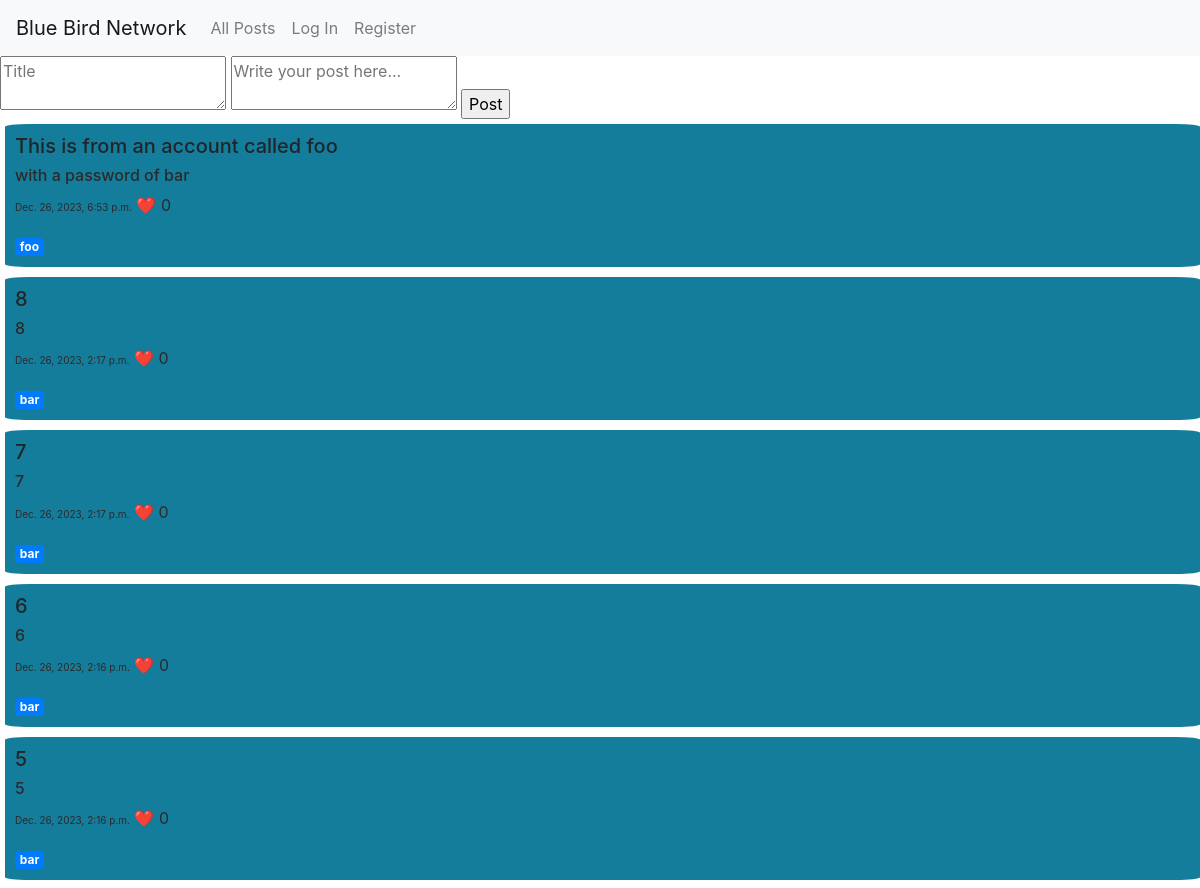
The app's page / (upper part), older data.
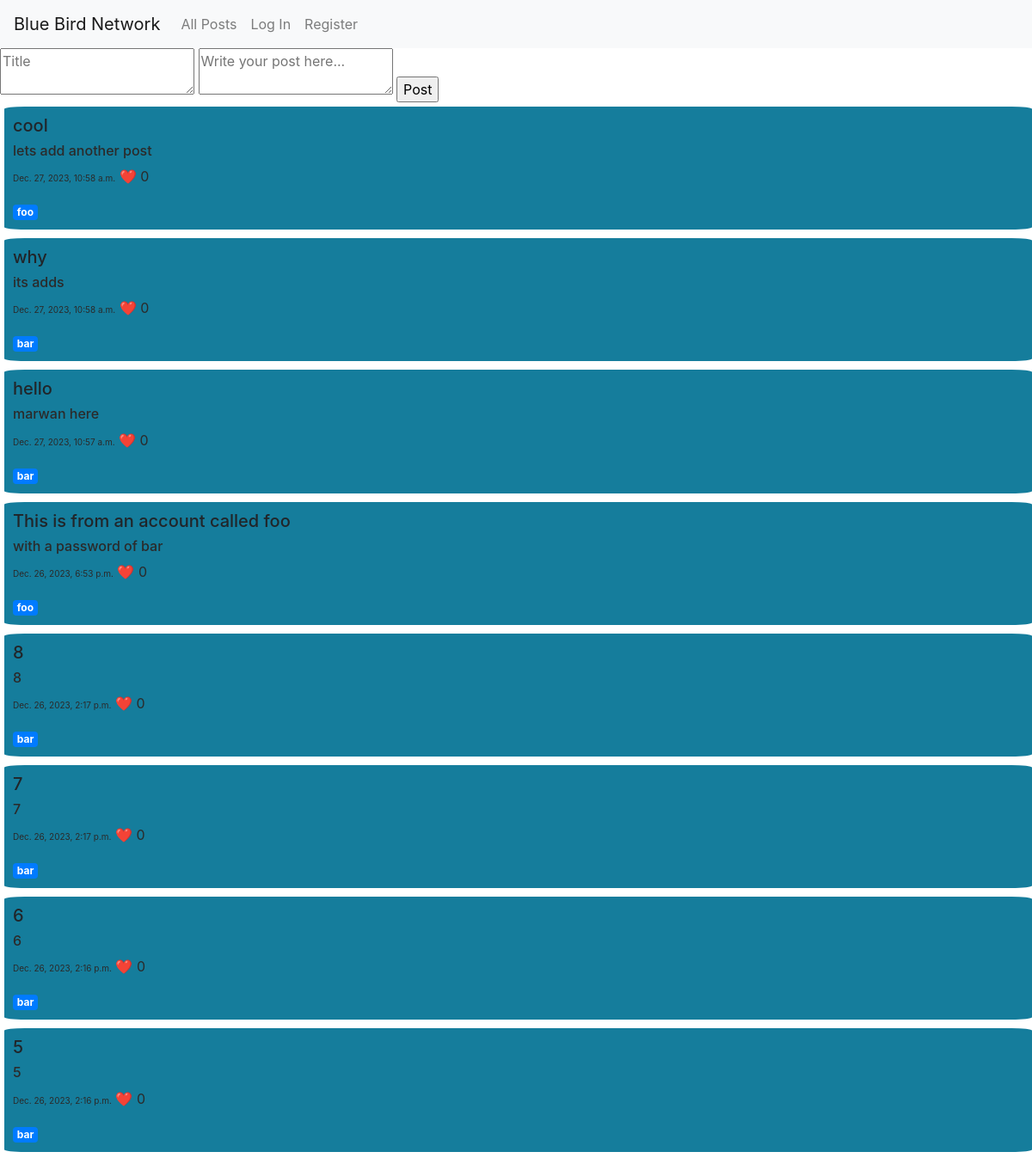
The same page, newer data.
### network/models.py (models this page shows, shortened)
class Tweet(models.Model):
    user = models.ForeignKey(User, on_delete=models.CASCADE, related_name= "user1")
    title = models.CharField(max_length=64)
    content = models.TextField()
    timestamp = models.DateTimeField(auto_now_add=True)
    likes = models.IntegerField(default = 0)

class User(AbstractUser):
    Following_M2M = models.ManyToManyField('self', symmetrical=False, blank=True)

### network/views.py (the view)
# urls.py: path("", views.index, name="index"),
def index(request):
    old_posts = Tweet.objects.all().order_by("-timestamp")
    return render(request, "network/index.html", {'old_posts': old_posts})

### network/templates/network/index.html (shortened to what this page needs)
{% extends "network/layout.html" %}
{% block body %}
    <html lang="en">
        <body>
            <form id="post-form" method="POST">
                <textarea id="title-content" name = "title" placeholder = "Title"></textarea>
                <textarea id="post-content" name="content" placeholder="Write your post here..."></textarea>
                <input style="margin-bottom: 5px; " id = "submit-post" type="submit" value="Post">
            </form>
            {% for post in old_posts %}
                <div id = "old_posts">
                    <h5>{{ post.title }}</h5>
                    <h6 style="color:rgb(43, 42, 42);">{{ post.content }}</h6>
                    <p style=" color:rgb(43, 42, 42);"><span style = "font-size: x-small;">{{ post.timestamp }}</span> ❤️ <span>{{ post.likes }}</span></p>
                    <a href="{% url 'smprofile' post.user.username %}" class="badge badge-primary">{{ post.user }}</a>
                </div>
            {% endfor %}
        </body>
    </html>
{% endblock %}

Row changes from the older to the newer data that the page shows:
added Tweet: title "cool", content "lets add another post", timestamp "Dec. 27, 2023, 10:58 a.m.", likes "0", user "foo"
added Tweet: title "why", content "its adds", timestamp "Dec. 27, 2023, 10:58 a.m.", likes "0", user "bar"
added Tweet: title "hello", content "marwan here", timestamp "Dec. 27, 2023, 10:57 a.m.", likes "0", user "bar"
